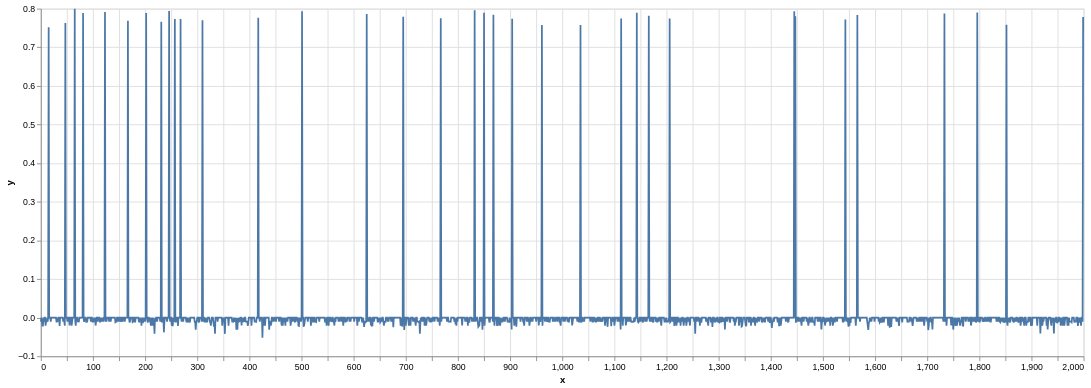

Notebook code cell kept with this figure:
### Code cell
n_samples_to_plot = 2_000
sample_signal = binned_df.iloc[:n_samples_to_plot, 0].values
trapallada.plot.signal(sample_signal)

### Figure 1 — Vega-Lite specification as saved in the notebook (floating-point values rounded to 4 significant figures; data arrays with more than 128 entries replaced by an {"elided": "..."} marker saying what was removed)
{"config": {"view": {"continuousWidth": 300, "continuousHeight": 300}}, "data": {"name": "data-8b900e32fb773cd9d882c9b4b7a2a562"}, "mark": {"type": "line"}, "encoding": {"x": {"field": "x", "type": "quantitative"}, "y": {"field": "y", "type": "quantitative"}}, "height": 400, "width": 1200, "$schema": "https://vega.github.io/schema/vega-lite/v5.8.0.json", "datasets": {"data-8b900e32fb773cd9d882c9b4b7a2a562": {"elided": "2000 records"}}}
